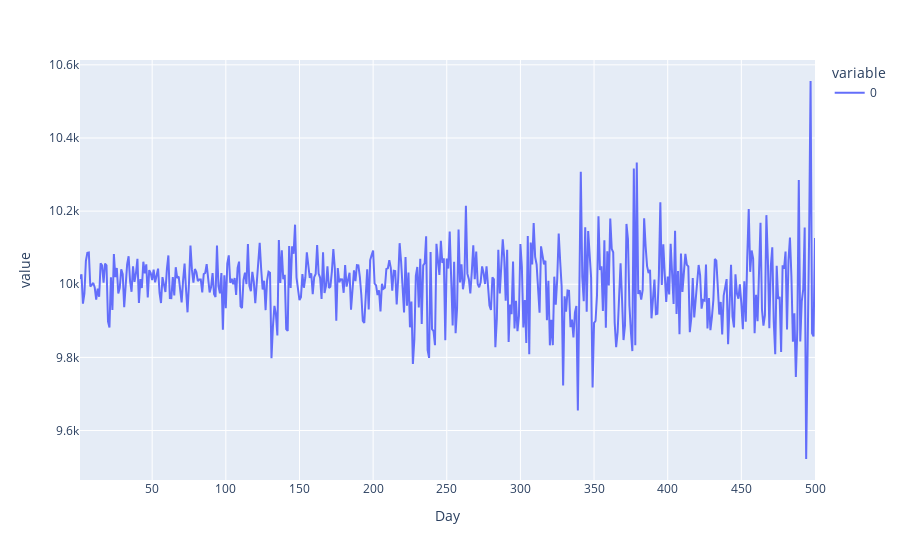

The code cell stored with this chart in its notebook:
### Code cell
portfolio  = [4000,3000,1000,2000]
portfolio_valuation = np.sum(portfolio * (1 + returns), axis=1)
fig_portfolio = px.line(portfolio_valuation)
fig_portfolio.show()

### Figure 1 — Plotly figure (JSON) as saved in the notebook; plotly's stock layout.template omitted (floating-point values rounded to 4 significant figures; data arrays with more than 128 entries replaced by an {"elided": "..."} marker saying what was removed)
{"data": [{"hovertemplate": "variable=0<br>Day=%{x}<br>value=%{y}<extra></extra>", "legendgroup": "0", "line": {"color": "#636efa", "dash": "solid"}, "marker": {"symbol": "circle"}, "mode": "lines", "name": "0", "orientation": "v", "showlegend": true, "type": "scatter", "x": {"elided": "500 int values"}, "xaxis": "x", "y": {"elided": "500 float values"}, "yaxis": "y"}], "layout": {"legend": {"title": {"text": "variable"}, "tracegroupgap": 0}, "margin": {"t": 60}, "xaxis": {"anchor": "y", "domain": [0, 1], "title": {"text": "Day"}}, "yaxis": {"anchor": "x", "domain": [0, 1], "title": {"text": "value"}}}}
